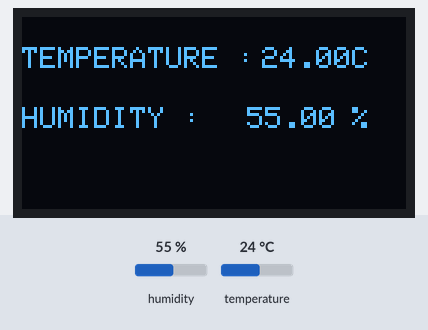
The sketch below on a simulated ESP32. Shown: 128×64 one-colour display. Inputs (shaded band) come from the test bench; at power-on: humidity 55 %, temperature 24 °C.

Above: at 3.2 s.
3.3 s: humidity set to 22 %
At 6.5 s:
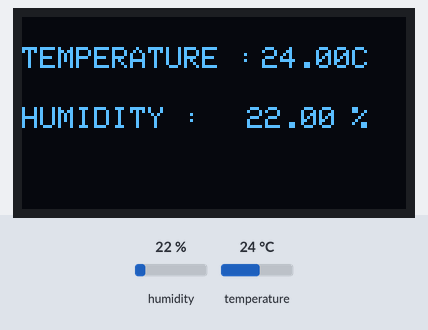
7.1 s: temperature set to 12 °C
At 8.7 s:
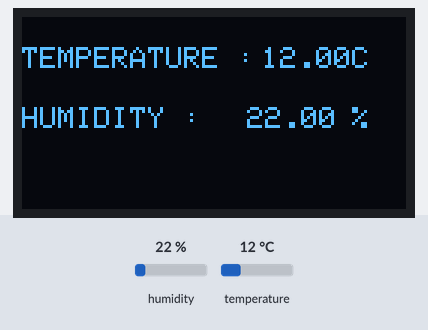
10.9 s: humidity set to 40 %
At 12.2 s:
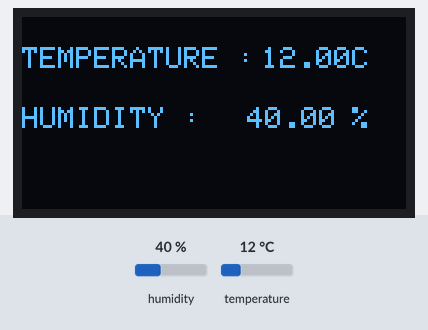
14.7 s: temperature set to 19 °C
Timing chart, 0 to 17.7 s (numbered marks = the images above; inputs shaded):
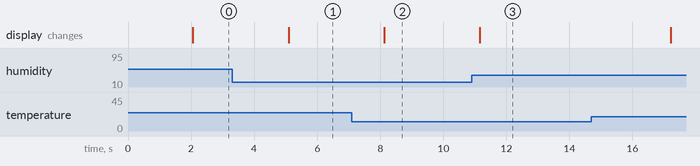

The sketch:

sketch.ino
```cpp
#include <Wire.h>
#include <Adafruit_GFX.h>
#include <Adafruit_SSD1306.h>
#include <DHT.h>
DHT dht(26,DHT22);
#define SCREEN_WIDTH 128 // OLED width,  in pixels
#define SCREEN_HEIGHT 64 // OLED height, in pixels

// create an OLED display object connected to I2C
Adafruit_SSD1306 oled(SCREEN_WIDTH, SCREEN_HEIGHT, &Wire, -1);

void setup() {
  Serial.begin(115200);
  dht.begin();
  // initialize OLED display with I2C address 0x3C
  if (!oled.begin(SSD1306_SWITCHCAPVCC, 0x3C)) {
    Serial.println("failed to start SSD1306 OLED");
    while (1);
  }

  delay(2000);         // wait two seconds for initializing

}

void loop() {
  float t=dht.readTemperature();
  float h=dht.readHumidity();
  if (isnan(t)||isnan(h))
  {
    Serial.println("Failed to read from dht sensor");
    oled.clearDisplay();
    oled.setCursor(10,10);
    oled.println("Failed to read");
    oled.setCursor(30,20);
    oled.println("from dht sensor");
    oled.display();
    delay(1000);
  }
  else{
    oled.clearDisplay(); // clear display
    oled.setTextSize(1);         // set text size
    oled.setTextColor(WHITE);    // set text color
    oled.setCursor(0,10);       // set position to display (x,y)
    oled.println("TEMPERATURE :"); // set text
    oled.setCursor(80,10);
    oled.println(t);
    oled.setCursor(110,10);
    oled.println("C");
    oled.setCursor(0,30);
    oled.println("HUMIDITY : ");
    oled.setCursor(75,30);
    oled.println(h);
    oled.setCursor(110,30);
    oled.println("%");
    oled.display();
    delay(3000);
  }
}
```

Measured:
- after the input at 3.3 s, the display: changes after 1.8 s (image 1)
- after the input at 7.1 s, the display: changes after 1.0 s (image 2)
- after the input at 10.9 s, the display: changes after 0.25 s (image 3)
